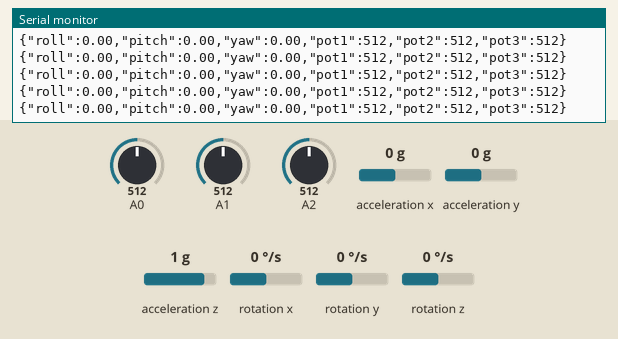
Bench run of a sketch on a simulated Arduino Uno, built with avr-gcc and run on an emulated ATmega328P. On the bench: the last lines printed to the serial monitor. The inputs (shaded band) are chosen by the test bench; at power-on: rotation x 0 °/s, A0 = 512, rotation y 0 °/s, A1 = 512, A2 = 512, acceleration x 0 g, acceleration y 0 g, acceleration z 1 g, rotation z 0 °/s.

Above: at 1.7 s.
1.8 s: rotation x set to -2 °/s
At 2.7 s:
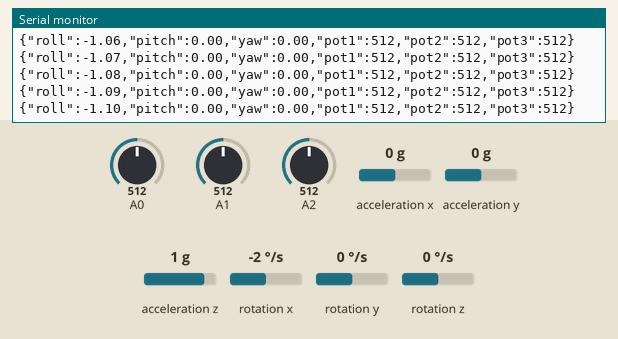
4.8 s: A0 set to 529
At 5.4 s:
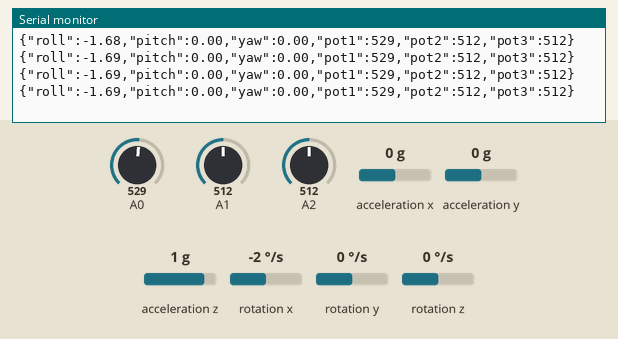
7.8 s: rotation y set to -2 °/s
At 8.7 s:
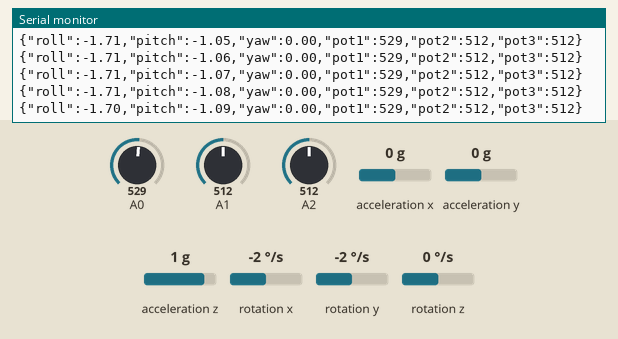
Timing chart, 0 to 10.8 s (numbered marks = the images above; inputs shaded):
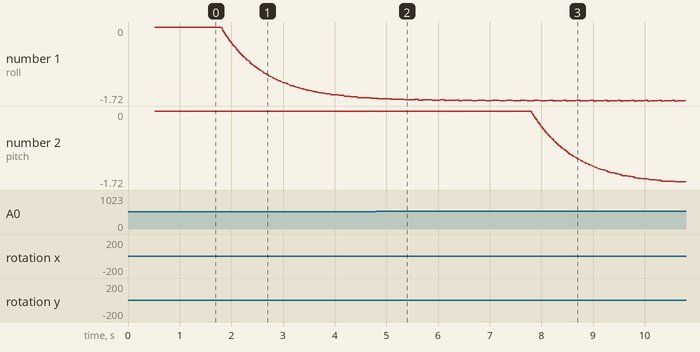

The sketch:

excavator_sensor_arduino.ino
```cpp
#include <Wire.h>
#include "MPU6050.h"

MPU6050 imu;

int prevPot1=-1, prevPot2=-1, prevPot3=-1;
const int threshold=5;            // 변경 감지 민감도 (ADC 값 차이)

// === 포텐셔미터 보정 ===
const int POT1_MIN = 0;           // 필요시 교정 (측정해서 넣기)
const int POT1_MAX = 1023;
const int POT2_MIN = 0;
const int POT2_MAX = 1023;
const int POT3_MIN = 0;
const int POT3_MAX = 1023;

const float ANGLE_MIN = 0.0;      // 각도 매핑 범위(도)
const float ANGLE_MAX = 120.0;

bool INV_POT1 = false;            // 방향 반대면 true
bool INV_POT2 = false;
bool INV_POT3 = false;

// 디버그 출력 주기 제한
unsigned long lastLogMs = 0;
const unsigned long LOG_INTERVAL_MS = 250;

void setup() {
  Serial.begin(115200);
  Wire.begin();
  imu.initialize();
  delay(500);
}

static float roll=0, pitch=0, yaw=0;

void loop() {
  // --- IMU ---
  static unsigned long lastUs = micros();
  unsigned long nowUs = micros();
  float dt = (nowUs - lastUs)/1e6;
  lastUs = nowUs;

  int16_t ax, ay, az, gx, gy, gz;
  imu.getMotion6(&ax,&ay,&az,&gx,&gy,&gz);

  const float g_lsb=16384.0, dps_lsb=131.0;
  float axg=ax/g_lsb, ayg=ay/g_lsb, azg=az/g_lsb;
  float gx_dps=gx/dps_lsb, gy_dps=gy/dps_lsb, gz_dps=gz/dps_lsb;

  float roll_acc  = atan2(ayg, azg) * 180.0/PI;
  float pitch_acc = atan2(-axg, sqrt(ayg*ayg + azg*azg)) * 180.0/PI;

  const float alpha=0.98;
  roll  = alpha*(roll + gx_dps*dt) + (1-alpha)*roll_acc;
  pitch = alpha*(pitch + gy_dps*dt) + (1-alpha)*pitch_acc;
  yaw  += gz_dps*dt;
  if(yaw>180) yaw-=360;
  if(yaw<-180) yaw+=360;

  // --- 포텐셔미터 원값 ---
  int pot1=analogRead(A0);
  int pot2=analogRead(A1);
  int pot3=analogRead(A2);

  // 변화 감지(노이즈 억제)
  bool ch1 = (abs(pot1-prevPot1)>=threshold);
  bool ch2 = (abs(pot2-prevPot2)>=threshold);
  bool ch3 = (abs(pot3-prevPot3)>=threshold);
  if(ch1) prevPot1=pot1;
  if(ch2) prevPot2=pot2;
  if(ch3) prevPot3=pot3;

  // --- 사람이 보기 쉬운 디버그 출력 ---
  unsigned long nowMs = millis();
  if (ch1 || ch2 || ch3 || (nowMs - lastLogMs) > LOG_INTERVAL_MS) {
    // 정규화 0~1
    float t1 = constrain((float)(prevPot1 - POT1_MIN) / max(1, POT1_MAX - POT1_MIN), 0.0f, 1.0f);
    float t2 = constrain((float)(prevPot2 - POT2_MIN) / max(1, POT2_MAX - POT2_MIN), 0.0f, 1.0f);
    float t3 = constrain((float)(prevPot3 - POT3_MIN) / max(1, POT3_MAX - POT3_MIN), 0.0f, 1.0f);
    if (INV_POT1) t1 = 1.0f - t1;
    if (INV_POT2) t2 = 1.0f - t2;
    if (INV_POT3) t3 = 1.0f - t3;

    // 각도 매핑
    float a1 = ANGLE_MIN + (ANGLE_MAX - ANGLE_MIN) * t1;
    float a2 = ANGLE_MIN + (ANGLE_MAX - ANGLE_MIN) * t2;
    float a3 = ANGLE_MIN + (ANGLE_MAX - ANGLE_MIN) * t3;

    // 사람용 라인 (Unity/파이썬 파서에 영향 없도록 '#' 프리픽스)
    Serial.print("# POT1 raw="); Serial.print(prevPot1);
    Serial.print(" t="); Serial.print(t1,2);
    Serial.print(" -> "); Serial.print(a1,1); Serial.print(" deg | ");

    Serial.print("POT2 raw="); Serial.print(prevPot2);
    Serial.print(" t="); Serial.print(t2,2);
    Serial.print(" -> "); Serial.print(a2,1); Serial.print(" deg | ");

    Serial.print("POT3 raw="); Serial.print(prevPot3);
    Serial.print(" t="); Serial.print(t3,2);
    Serial.print(" -> "); Serial.print(a3,1); Serial.println(" deg");

    lastLogMs = nowMs;
  }

  // --- JSON (기계용) ---
  Serial.print("{");
  Serial.print("\"roll\":");  Serial.print(roll,2);
  Serial.print(",\"pitch\":");Serial.print(pitch,2);
  Serial.print(",\"yaw\":");  Serial.print(yaw,2);
  Serial.print(",\"pot1\":"); Serial.print(prevPot1);
  Serial.print(",\"pot2\":"); Serial.print(prevPot2);
  Serial.print(",\"pot3\":"); Serial.print(prevPot3);
  Serial.println("}");

  delay(10); // ≈100Hz
}
```

Measured:
- after the input at 1.8 s, the serial monitor: prints a new line at once (image 1)
- after the input at 7.8 s, the serial monitor: prints a new line at once (image 3)
- plotted number 1: 0 → -1.66 after the input at 1.8 s
